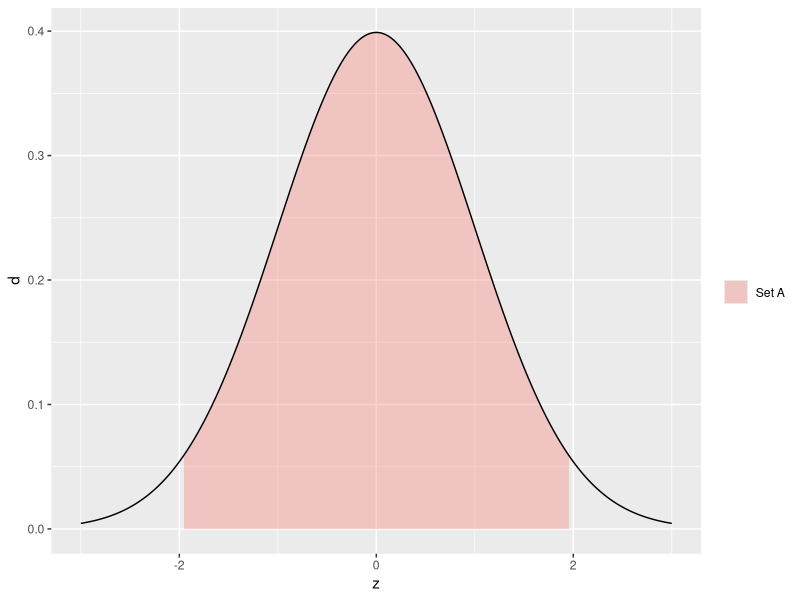
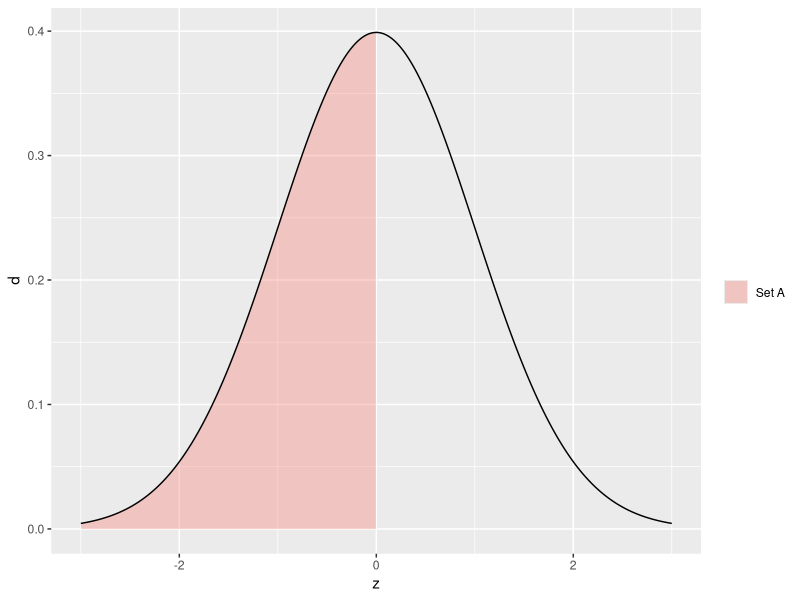
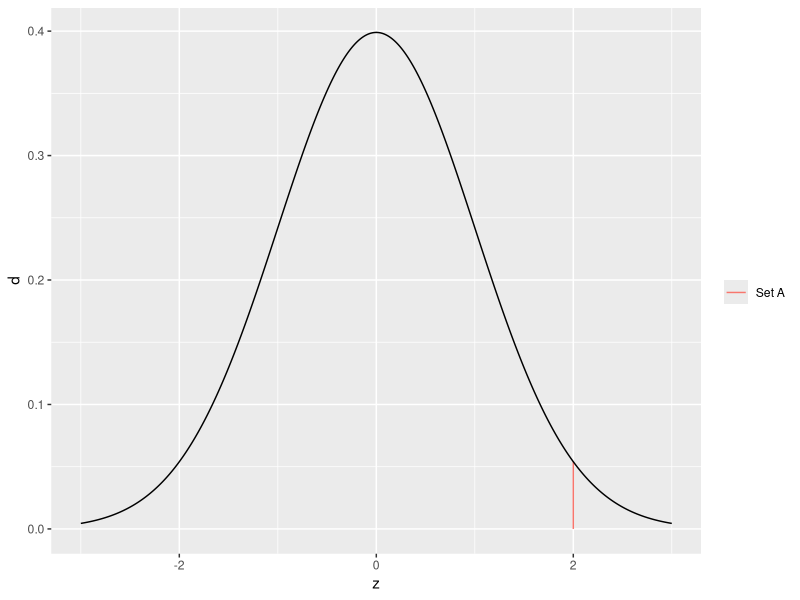
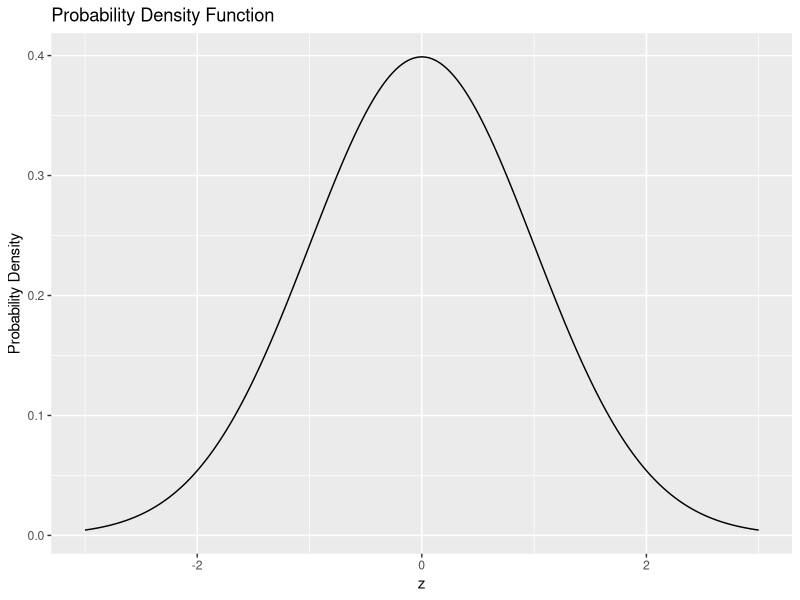
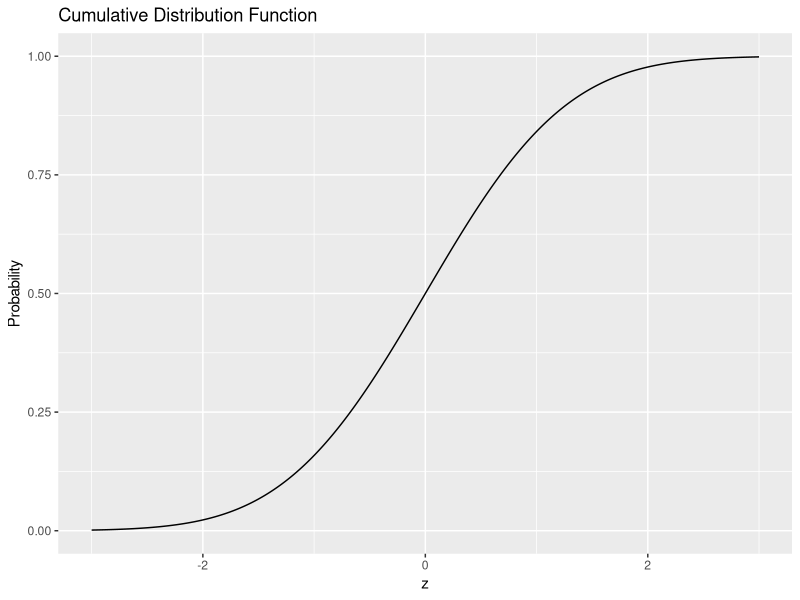

Recreate these plots in R, in order.
## ---- chunk 1
library(tidyverse)
## ---- chunk 2
## NOTE: No need to change this!
tibble(z = seq(-3, +3, length.out = 500)) %>%
  mutate(d = dnorm(z)) %>%
  ggplot(aes(z, d)) +
  geom_ribbon(
    data = . %>% filter(-1.96 <= z, z <= +1.96),
    aes(ymin = 0, ymax = d, fill = "Set A"),
    alpha = 1 / 3
  ) +
  geom_line() +
  scale_fill_discrete(name = "")
## ---- chunk 3
## NOTE: No need to change this!
df_z <- tibble(z = rnorm(100))

df_z %>%
  mutate(in_A = (-1.96 <= z) & (z <= +1.96)) %>%
  summarize(count_total = n(), count_A = sum(in_A), fr = mean(in_A))
## ---- chunk 4
## NOTE: No need to change this!
df_z <- tibble(z = rnorm(100))

# task-begin
## TODO: Compute `count_total`, `count_A`, and `fr`
# task-end
# solution-begin
df_z %>%
  mutate(in_A = (z <= 0)) %>%
  summarize(count_total = n(), count_A = sum(in_A), fr = mean(in_A))
# solution-end
## ---- chunk 5
## NOTE: No need to change this!
tibble(z = seq(-3, +3, length.out = 500)) %>%
  mutate(d = dnorm(z)) %>%
  ggplot(aes(z, d)) +
  geom_ribbon(
    data = . %>% filter(z <= 0),
    aes(ymin = 0, ymax = d, fill = "Set A"),
    alpha = 1 / 3
  ) +
  geom_line() +
  scale_fill_discrete(name = "")
## ---- chunk 6
## NOTE: No need to change this!
map_dfr(
  c(10, 100, 1000, 1e4),
  function(n_samples) {
    tibble(
      z = rnorm(n = n_samples),
      n = n_samples
    ) %>%
      mutate(in_A = (z <= 0)) %>%
      summarize(count_total = n(), count_A = sum(in_A), fr = mean(in_A))
  }
)
## ---- chunk 7
## TASK: Modify the code below
map_dfr(
  c(10, 100, 1000, 1e4),
  function(n_samples) {
    tibble(
      z = rnorm(n = n_samples),
      n = n_samples
    ) %>%
# task-begin
      mutate(in_A = (z <= 0)) %>%
# task-end
# solution-begin
      mutate(in_A = (-1.96 <= z) & (z <= +1.96)) %>%
# solution-end
      summarize(count_total = n(), count_A = sum(in_A), fr = mean(in_A))
  }
)
## ---- chunk 8
## TASK: Modify the code below
map_dfr(
  c(10, 100, 1000, 1e4),
  function(n_samples) {
    tibble(
      z = rnorm(n = n_samples),
      n = n_samples
    ) %>%
# task-begin
      mutate(in_A = (z <= 0)) %>%
# task-end
# solution-begin
      mutate(in_A = (z == 2)) %>%
# solution-end
      summarize(count_total = n(), count_A = sum(in_A), fr = mean(in_A))
  }
)
## ---- chunk 9
## NOTE: No need to change this!
tibble(z = seq(-3, +3, length.out = 500)) %>%
  mutate(d = dnorm(z)) %>%
  ggplot(aes(z, d)) +
  geom_segment(
    data = tibble(z = 2, d = dnorm(2)),
    mapping = aes(z, 0, xend = 2, yend = d, color = "Set A")
  ) +
  geom_line() +
  scale_color_discrete(name = "")
## ---- chunk 10
tibble(z = seq(-3, +3, length.out = 1000)) %>%
  mutate(d = dnorm(z)) %>%

  ggplot(aes(z, d)) +
  geom_line() +
  labs(
    x = "z",
    y = "Probability Density",
    title = "Probability Density Function"
  )
## ---- chunk 11
tibble(z = seq(-3, +3, length.out = 1000)) %>%
  mutate(p = pnorm(z)) %>%

  ggplot(aes(z, p)) +
  geom_line() +
  labs(
    x = "z",
    y = "Probability",
    title = "Cumulative Distribution Function"
  )
## ---- chunk 12
## TASK: Compute the probability that Z <= 0, assign to p0
# task-begin
p0 <- NA_real_
# task-end
# solution-begin
p0 <- pnorm(q = 0)
# solution-end
p0
## ---- chunk 13
## NOTE: No need to change this
assertthat::assert_that(p0 == 0.5)
print("Nice!")
## ---- chunk 14
## TASK: Compute the probability that -1.96 <= Z <= +1.96, assign to pI
# task-begin
pI <- NA_real_
# task-end
# solution-begin
pI <- pnorm(q = +1.96) - pnorm(q = -1.96)
# solution-end
pI
## ---- chunk 15
## NOTE: No need to change this
assertthat::assert_that(abs(pI - 0.95) < 1e-3)
print("Nice!")
